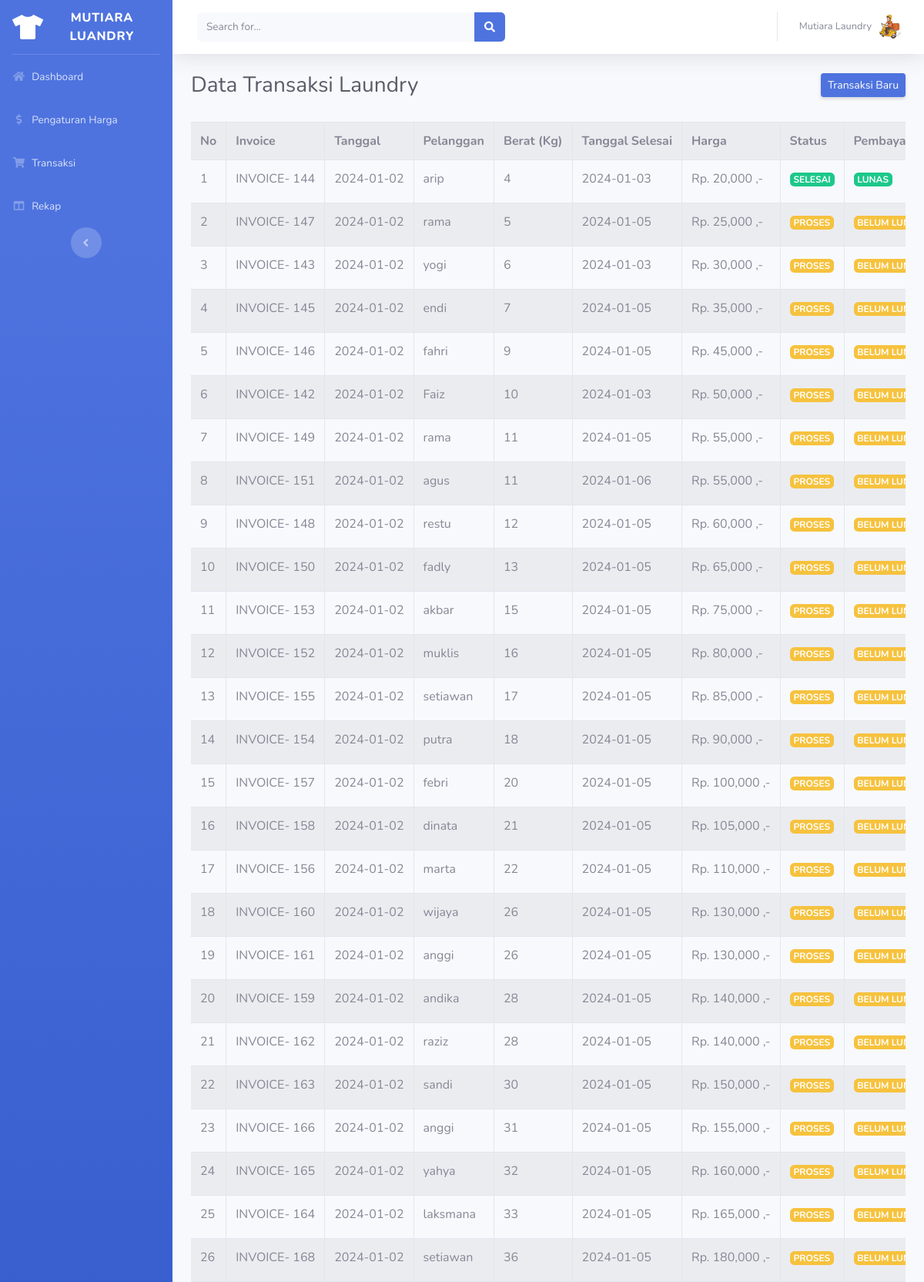
The app's page /dashboard/transaksi.php (signed in, upper part) with its own data.
### tables this page shows
CREATE TABLE `transaksi` (
  `transaksi_id` int(11) NOT NULL,
  `transaksi_tgl` date NOT NULL,
  `transaksi_pelanggan` int(11) NOT NULL,
  `transaksi_harga` int(11) NOT NULL,
  `transaksi_berat` int(11) NOT NULL,
  `transaksi_tgl_selesai` date NOT NULL,
  `transaksi_status` int(11) NOT NULL,
  `transaksi_pembayaran` int(11) NOT NULL,
  `transaksi_total` int(11) NOT NULL
);

CREATE TABLE `pelanggan` (
  `pelanggan_id` int(11) NOT NULL,
  `pelanggan_nama` varchar(255) NOT NULL,
  `pelanggan_hp` varchar(20) NOT NULL,
  `pelanggan_alamat` text NOT NULL
);

### dashboard/sorting.php (called while the page is built)
<?php
function mergeSort($transactions)
{
    if (count($transactions) <= 1) {
        return $transactions;
    }
    $middle = floor(count($transactions) / 2);
    $left = array_slice($transactions, 0, $middle);
    $right = array_slice($transactions, $middle);
    $left = mergeSort($left);
    $right = mergeSort($right);
    return merge($left, $right);
}
function merge($left, $right)
{
    $result = [];
    $leftIndex = 0;
    $rightIndex = 0;
    while ($leftIndex < count($left) && $rightIndex < count($right)) {
        if (compareTransactions($left[$leftIndex], $right[$rightIndex]) <= 0) {
            $result[] = $left[$leftIndex];
            $leftIndex++;
        } else {
            $result[] = $right[$rightIndex];
            $rightIndex++;
        }
    }
    while ($leftIndex < count($left)) {
        $result[] = $left[$leftIndex];
        $leftIndex++;
    }
    while ($rightIndex < count($right)) {
        $result[] = $right[$rightIndex];
        $rightIndex++;
    }
    return $result;
}
function compareTransactions($transaction1, $transaction2)
{
    if ($transaction1['transaksi_tgl'] < $transaction2['transaksi_tgl']) {
        return -1;
    } elseif ($transaction1['transaksi_tgl'] > $transaction2['transaksi_tgl']) {
        return 1;
    } else {
        if ($transaction1['transaksi_berat'] < $transaction2['transaksi_berat']) {
            return -1;
        } elseif ($transaction1['transaksi_berat'] > $transaction2['transaksi_berat']) {
            return 1;
        }
    }
}
?>

### dashboard/transaksi.php (the view, shortened to what this page needs)
<?php include 'header.php'; ?>
<div class="panel">
    <div class="panel-body">
        <div class="d-sm-flex align-items-center justify-content-between mb-4">
            <h1 class="h3 mb-0 text-gray-800">Data Transaksi Laundry</h1>
            <a href="transaksi_tambah.php"
                class="d-none d-sm-inline-block btn btn-sm btn-primary shadow-sm">Transaksi Baru</a>
        </div>
        <div class ="table-responsive">
        <table id="dataTable" class="table table-bordered table-striped text-nowrap">
            <tr>
                <th width="1%">No</th>
                <th>Invoice</th>
                <th>Tanggal</th>
                <th>Pelanggan</th>
                <th>Berat (Kg)</th>
                <th>Tanggal Selesai</th>
                <th>Harga</th>
                <th>Status</th>
                <th>Pembayaran</th>
            </tr>
            <?php
            include '../koneksi.php';
            include './sorting.php';
            $query = mysqli_query($koneksi, "SELECT * FROM transaksi INNER JOIN pelanggan ON transaksi.transaksi_pelanggan = pelanggan.pelanggan_id");
            $data = [];
            if($query->num_rows > 0){
                while($row = $query->fetch_assoc()){
                    $data[] = $row;
                }
            }
            $sort = mergeSort($data);
            $no = 1;
            foreach ($sort as $d ) {
                ?>
                <tr>
                    <td>
                        <?php echo $no++; ?>
                    </td>
                    <td>INVOICE-
                        <?php echo $d['transaksi_id']; ?>
                    </td>
                    <td>
                        <?php echo $d['transaksi_tgl']; ?>
                    </td>
                    <td>
                        <?php echo $d['pelanggan_nama']; ?>
                    </td>
                    <td>
                        <?php echo $d['transaksi_berat']; ?>
                    </td>
                    <td>
                        <?php echo $d['transaksi_tgl_selesai']; ?>
                    </td>
                    <td>
                        <?php echo "Rp. " . number_format($d['transaksi_harga']) . " ,-"; ?>
                    </td>
                    <td>
                        <?php
                        if ($d['transaksi_status'] == "0") {
                            echo "<span class='badge badge-warning'>PROSES</span>";
                        } else if ($d['transaksi_status'] == "1") {
                            echo "<span class='badge badge-success'>SELESAI</span>";
                        }
                        ?>
                    </td>
                    <td>
                        <?php
                        if ($d['transaksi_pembayaran'] == "0") {
                            echo "<span class='badge badge-warning'>BELUM LUNAS</span>";
                        } else if ($d['transaksi_pembayaran'] == "1") {
                            echo "<span class='badge badge-success'>LUNAS</span>";
                        }
                        ?>
                    </td>
                </tr>
                <?php
            }
            ?>
        </table>
        </div>
    </div>
</div>
<?php include 'footer.php'; ?>

### records on screen
transaksi: transaksi_id "144", transaksi_tgl "2024-01-02", transaksi_pelanggan.pelanggan_nama "arip", transaksi_berat "4", transaksi_tgl_selesai "2024-01-03", transaksi_harga "20,000", transaksi_status "SELESAI", transaksi_pembayaran "LUNAS"
transaksi: transaksi_id "147", transaksi_tgl "2024-01-02", transaksi_pelanggan.pelanggan_nama "rama", transaksi_berat "5", transaksi_tgl_selesai "2024-01-05", transaksi_harga "25,000", transaksi_status "PROSES", transaksi_pembayaran "BELUM…"
transaksi: transaksi_id "143", transaksi_tgl "2024-01-02", transaksi_pelanggan.pelanggan_nama "yogi", transaksi_berat "6", transaksi_tgl_selesai "2024-01-03", transaksi_harga "30,000", transaksi_status "PROSES", transaksi_pembayaran "BELUM…"
transaksi: transaksi_id "145", transaksi_tgl "2024-01-02", transaksi_pelanggan.pelanggan_nama "endi", transaksi_berat "7", transaksi_tgl_selesai "2024-01-05", transaksi_harga "35,000", transaksi_status "PROSES", transaksi_pembayaran "BELUM…"
transaksi: transaksi_id "146", transaksi_tgl "2024-01-02", transaksi_pelanggan.pelanggan_nama "fahri", transaksi_berat "9", transaksi_tgl_selesai "2024-01-05", transaksi_harga "45,000", transaksi_status "PROSES", transaksi_pembayaran "BELUM…"
transaksi: transaksi_id "142", transaksi_tgl "2024-01-02", transaksi_pelanggan.pelanggan_nama "Faiz", transaksi_berat "10", transaksi_tgl_selesai "2024-01-03", transaksi_harga "50,000", transaksi_status "PROSES", transaksi_pembayaran "BELUM…"
transaksi: transaksi_id "149", transaksi_tgl "2024-01-02", transaksi_pelanggan.pelanggan_nama "rama", transaksi_berat "11", transaksi_tgl_selesai "2024-01-05", transaksi_harga "55,000", transaksi_status "PROSES", transaksi_pembayaran "BELUM…"
transaksi: transaksi_id "151", transaksi_tgl "2024-01-02", transaksi_pelanggan.pelanggan_nama "agus", transaksi_berat "11", transaksi_tgl_selesai "2024-01-06", transaksi_harga "55,000", transaksi_status "PROSES", transaksi_pembayaran "BELUM…"
transaksi: transaksi_id "148", transaksi_tgl "2024-01-02", transaksi_pelanggan.pelanggan_nama "restu", transaksi_berat "12", transaksi_tgl_selesai "2024-01-05", transaksi_harga "60,000", transaksi_status "PROSES", transaksi_pembayaran "BELUM…"
transaksi: transaksi_id "150", transaksi_tgl "2024-01-02", transaksi_pelanggan.pelanggan_nama "fadly", transaksi_berat "13", transaksi_tgl_selesai "2024-01-05", transaksi_harga "65,000", transaksi_status "PROSES", transaksi_pembayaran "BELUM…"
transaksi: transaksi_id "153", transaksi_tgl "2024-01-02", transaksi_pelanggan.pelanggan_nama "akbar", transaksi_berat "15", transaksi_tgl_selesai "2024-01-05", transaksi_harga "75,000", transaksi_status "PROSES", transaksi_pembayaran "BELUM…"
transaksi: transaksi_id "152", transaksi_tgl "2024-01-02", transaksi_pelanggan.pelanggan_nama "muklis", transaksi_berat "16", transaksi_tgl_selesai "2024-01-05", transaksi_harga "80,000", transaksi_status "PROSES", transaksi_pembayaran "BELUM…"
transaksi: transaksi_id "155", transaksi_tgl "2024-01-02", transaksi_pelanggan.pelanggan_nama "setiawan", transaksi_berat "17", transaksi_tgl_selesai "2024-01-05", transaksi_harga "85,000", transaksi_status "PROSES", transaksi_pembayaran "BELUM…"
transaksi: transaksi_id "154", transaksi_tgl "2024-01-02", transaksi_pelanggan.pelanggan_nama "putra", transaksi_berat "18", transaksi_tgl_selesai "2024-01-05", transaksi_harga "90,000", transaksi_status "PROSES", transaksi_pembayaran "BELUM…"
transaksi: transaksi_id "157", transaksi_tgl "2024-01-02", transaksi_pelanggan.pelanggan_nama "febri", transaksi_berat "20", transaksi_tgl_selesai "2024-01-05", transaksi_harga "100,000", transaksi_status "PROSES", transaksi_pembayaran "BELUM…"
transaksi: transaksi_id "158", transaksi_tgl "2024-01-02", transaksi_pelanggan.pelanggan_nama "dinata", transaksi_berat "21", transaksi_tgl_selesai "2024-01-05", transaksi_harga "105,000", transaksi_status "PROSES", transaksi_pembayaran "BELUM…"
transaksi: transaksi_id "156", transaksi_tgl "2024-01-02", transaksi_pelanggan.pelanggan_nama "marta", transaksi_berat "22", transaksi_tgl_selesai "2024-01-05", transaksi_harga "110,000", transaksi_status "PROSES", transaksi_pembayaran "BELUM…"
transaksi: transaksi_id "160", transaksi_tgl "2024-01-02", transaksi_pelanggan.pelanggan_nama "wijaya", transaksi_berat "26", transaksi_tgl_selesai "2024-01-05", transaksi_harga "130,000", transaksi_status "PROSES", transaksi_pembayaran "BELUM…"
transaksi: transaksi_id "161", transaksi_tgl "2024-01-02", transaksi_pelanggan.pelanggan_nama "anggi", transaksi_berat "26", transaksi_tgl_selesai "2024-01-05", transaksi_harga "130,000", transaksi_status "PROSES", transaksi_pembayaran "BELUM…"
transaksi: transaksi_id "159", transaksi_tgl "2024-01-02", transaksi_pelanggan.pelanggan_nama "andika", transaksi_berat "28", transaksi_tgl_selesai "2024-01-05", transaksi_harga "140,000", transaksi_status "PROSES", transaksi_pembayaran "BELUM…"
transaksi: transaksi_id "162", transaksi_tgl "2024-01-02", transaksi_pelanggan.pelanggan_nama "raziz", transaksi_berat "28", transaksi_tgl_selesai "2024-01-05", transaksi_harga "140,000", transaksi_status "PROSES", transaksi_pembayaran "BELUM…"
transaksi: transaksi_id "163", transaksi_tgl "2024-01-02", transaksi_pelanggan.pelanggan_nama "sandi", transaksi_berat "30", transaksi_tgl_selesai "2024-01-05", transaksi_harga "150,000", transaksi_status "PROSES", transaksi_pembayaran "BELUM…"
transaksi: transaksi_id "166", transaksi_tgl "2024-01-02", transaksi_pelanggan.pelanggan_nama "anggi", transaksi_berat "31", transaksi_tgl_selesai "2024-01-05", transaksi_harga "155,000", transaksi_status "PROSES", transaksi_pembayaran "BELUM…"
transaksi: transaksi_id "165", transaksi_tgl "2024-01-02", transaksi_pelanggan.pelanggan_nama "yahya", transaksi_berat "32", transaksi_tgl_selesai "2024-01-05", transaksi_harga "160,000", transaksi_status "PROSES", transaksi_pembayaran "BELUM…"
transaksi: transaksi_id "164", transaksi_tgl "2024-01-02", transaksi_pelanggan.pelanggan_nama "laksmana", transaksi_berat "33", transaksi_tgl_selesai "2024-01-05", transaksi_harga "165,000", transaksi_status "PROSES", transaksi_pembayaran "BELUM…"
transaksi: transaksi_id "168", transaksi_tgl "2024-01-02", transaksi_pelanggan.pelanggan_nama "setiawan", transaksi_berat "36", transaksi_tgl_selesai "2024-01-05", transaksi_harga "180,000", transaksi_status "PROSES", transaksi_pembayaran "BELUM…"
